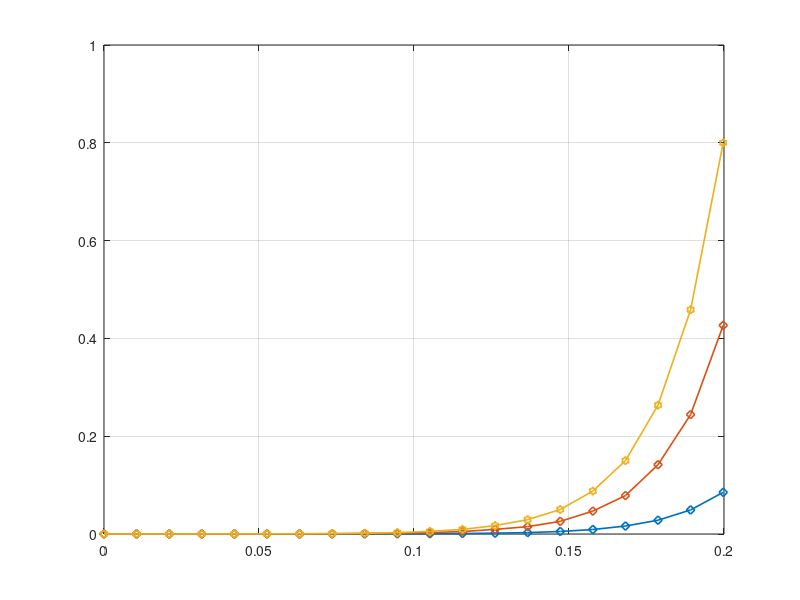

MATLAB code to generate this figure: (Note: this script raises an error after producing the figure.)
% To generate a M/M/1 Queue having infinite buffer space with parameters (,) and 
% plot the average delay per packet vs /.

clear all; 
close all 
clc;
n=100000;
x=rand(1,n);
ex=(log(1-x)); count=hist(ex,20); lamda=count/(5*n); 
x=rand(1,n); 
ex=(log(1- x)); 
count=hist(ex,20); 
mu=count/(n);
ltrue=max(lamda); 
mutrue=max(mu);
rhotrue=ltrue/mutrue;
xaxis=linspace(0,rhotrue,length(lamda));
plot(xaxis,lamda,'-d','Linewidth',1.2);hold on;
plot(xaxis,mu,'-d','Linewidth',1.2);
Wt(1) = lamda(1) + mu(1); 
for i=2:length(lamda)
 if Wt(i-1) > lamda(i)
 ewt=Wt(i-1) - lamda(i); Wt(i) = ewt + mu(i); 
elseif Wt(i-1) <= lamda(i)
 Wt(i) = mu(i);
 end
end
plot(xaxis,Wt,'-h','Linewidth',1.2) 
grid on; 
hold off;
legend('\lambda','\mu','Waiting time','location','NW'); 
title('\lambda \mu & Wt','fontsize',16)
xlabel('\rho = \lambda / \mu -->>','Fontsize',14,'fontweight','b')